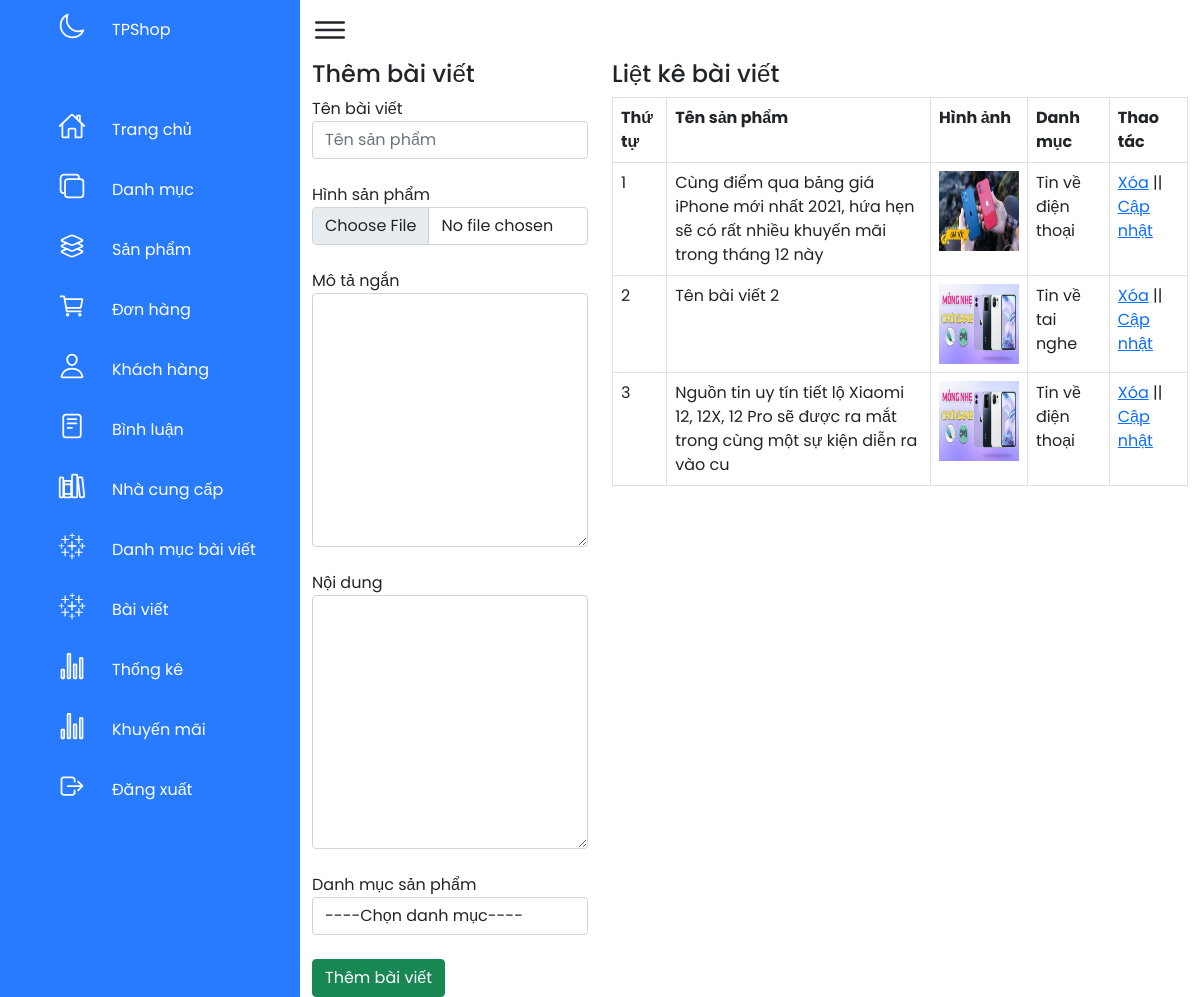
Page /admin/xulybaiviet.php on the committed database.
### tables this page shows
CREATE TABLE `baiviet` (
  `baiviet_id` int(11) NOT NULL,
  `tenbaiviet` varchar(100) NOT NULL,
  `tomtat` text NOT NULL,
  `noidung` text NOT NULL,
  `danhmuctin_id` int(11) NOT NULL,
  `baiviet_img` varchar(50) NOT NULL
);

CREATE TABLE `danhmuc_tintuc` (
  `danhmuctin_id` int(11) NOT NULL,
  `tendanhmuc` varchar(100) NOT NULL
);

### admin/xulybaiviet.php (the view, shortened to what this page needs)
<?php
include('../db/conn.php');
?>
<!DOCTYPE html>
<html lang="en">
<head>
    <link rel="stylesheet" href="../css/style_admin.css">
    <link href="https://cdn.jsdelivr.net/npm/bootstrap@5.1.3/dist/css/bootstrap.min.css" rel="stylesheet">
</head>
<body>
    <div class="container1">
        <?php
        include('menu.php');
        ?>
        <div class="main">
            <div class="toggle">
                <ion-icon name="menu-outline"></ion-icon>
            </div>
            <div class="container">
                <div class="row">
                    <?php
                    if (isset($_GET['quanly']) == 'capnhat') {
                        $id_capnhat = $_GET['capnhat_id'];
                        $sql_capnhat = mysqli_query($con, "SELECT * FROM baiviet where baiviet_id = '$id_capnhat'");
                        $row_capnhat = mysqli_fetch_array($sql_capnhat);
                        $id_category_1 = $row_capnhat['danhmuctin_id'];
                    ?>
                        <div class="col-md-4">
                            <h4>Cập nhật bài viết</h4>
                            <form action="" method="POST" enctype="multipart/form-data">
                                <label for="">Tên bài viết</label>
                                <input type="text" class="form-control" name="tenbaiviet" value="<?= $row_capnhat['tenbaiviet'] ?>"><br>
                                <input type="hidden" class="form-control" name="id_update" value="<?= $row_capnhat['baiviet_id'] ?>"><br>
                                <label for="">Hình sản phẩm</label>
                                <input type="file" class="form-control" name="hinhanh"><br>
                                <img src="../upload/<?= $row_capnhat['baiviet_img'] ?>" alt="" height="80" width="80"><br>
                                <label for="">Mô tả sản phẩm</label>
                                <textarea class="form-control" name="mota" id="ckeditor1" cols="30" rows="10">
                                <?= $row_capnhat['tomtat'] ?>
                            </textarea><Br>
                                <label for="">Chi tiết sản phẩm</label>
                                <textarea class="form-control" name="chitiet" id="ckeditor" cols="30" rows="10">
                                <?= $row_capnhat['noidung'] ?>
                            </textarea><br>
                                <label for="">Danh mục</label>
                                <?php
                                $sql_danhmuc = mysqli_query($con, "SELECT * FROM danhmuc_tintuc order by danhmuctin_id DESC");
                                ?>
                                <select name="danhmuc" id="" class="form-control">
                                    <option value="0">----Chọn danh mục----</option>
                                    <?php
                                    while ($row_danhmuc = mysqli_fetch_array($sql_danhmuc)) {
                                        if ($id_category_1 == $row_danhmuc['danhmuctin_id']) {
                                    ?>
                                            <option selected value="<?= $row_danhmuc['danhmuctin_id'] ?>"><?= $row_danhmuc['tendanhmuc'] ?></option>
                                        <?php
                                        } else {
                                        ?>
                                            <option value="<?= $row_danhmuc['danhmuctin_id'] ?>"><?= $row_danhmuc['tendanhmuc'] ?></option>
                                    <?php
                                        }
                                    }
                                    ?>
                                </select><br>
                                <input type="submit" name="capnhatbaiviet" value="Cập nhật bài viết" class="btn btn-success">
                            </form>
                        </div>
                    <?php
                    } else { ?>
                        <div class="col-md-4">
                            <h4>Thêm bài viết</h4>
                            <form action="" method="POST" enctype="multipart/form-data">
                                <label for="">Tên bài viết</label>
                                <input type="text" class="form-control" name="tenbaiviet" placeholder="Tên sản phẩm"><br>
                                <label for="">Hình sản phẩm</label>
                                <input type="file" class="form-control" name="hinhanh"><br>
                                <label for="">Mô tả ngắn</label>
                                <textarea class="form-control" name="mota" id="ckeditor1" cols="30" rows="10"></textarea><Br>
                                <label for="">Nội dung</label>
                                <textarea class="form-control" name="chitiet" id="ckeditor" cols="30" rows="10"></textarea><br>
                                <label for="">Danh mục sản phẩm</label>
                                <select name="danhmuc" id="" class="form-control">
                                    <option value="0">----Chọn danh mục----</option>
                                </select><br>
                                <input type="submit" name="thembaiviet" value="Thêm bài viết" class="btn btn-success">
                            </form>
                        </div>
                    <?php
                    }
                    ?>
                    <div class="col-md-8">
                        <h4>Liệt kê bài viết</h4>
                        <?php
                        $sql_select_bv = mysqli_query($con, "SELECT * FROM baiviet,danhmuc_tintuc
                            where baiviet.danhmuctin_id = danhmuc_tintuc.danhmuctin_id
                                order by baiviet.baiviet_id DESC");
                        ?>
                        <table class="table  table-bordered ">
                            <tr>
                                <th>Thứ tự</th>
                                <th>Tên sản phẩm</th>
                                <th>Hình ảnh</th>
                                <th>Danh mục</th>
                                <th>Thao tác</th>
                            </tr>
                            <?php
                            $i = 0;
                            while ($row_baiviet = mysqli_fetch_array($sql_select_bv)) {
                                $i++;
                            ?>
                                <tr>
                                    <td><?= $i ?></td>
                                    <td><?= $row_baiviet['tenbaiviet'] ?></td>
                                    <td><img src="../upload/<?= $row_baiviet['baiviet_img'] ?>" alt="" height="80" width="80"></td>
                                    <td><?= $row_baiviet['tendanhmuc'] ?></td>
                                    <td><a href="?xoa=<?php echo $row_baiviet['baiviet_id'] ?>" onclick="return confirm('bạn có chắc muốn xóa bài viết này không')">Xóa</a>
                                        || <a href="xulybaiviet.php?quanly=capnhat&capnhat_id=<?php echo $row_baiviet['baiviet_id'] ?>">Cập nhật</a>
                                    </td>
                                </tr>
                            <?php
                            }
                            ?>
                        </table>
                    </div>
                </div>
            </div>
        </div>
    </div>
</body>
</html>

### css/style_admin.css (style rules this page uses)
* { margin: 0; padding: 0; box-sizing: border-box; font-family: 'Poppins', sans-serif; }
:root { --blue: #287bff; --white: #fff; --grey: #f5f5f5; --black1: #222; --black2: #999; }
body { min-width: 100vh; overflow-x: hidden; }
.container1 { position: relative; width: 100%; }
.main { position: absolute; width: calc(100% - 300px); left: 300px; min-height: 100vh; background:var(--white); transition: 0.5s; }
.toggle { position: relative; width: 60px; height: 60px; display: flex; justify-content: center; align-items: center; font-size: 2.5em; cursor: pointer; }
.btn { position: relative; padding: 5px 10px; background: var(--blue); text-decoration: none; color: var(--white); border-radius: 6px; }

### rows in the picture
baiviet: tenbaiviet "Cùng điểm qua bảng giá iPhone mới nhất 2021, hứa hẹn sẽ có rất nhiều khuyến mãi trong tháng 12 này", baiviet_img (picture), danhmuctin.tendanhmuc "Tin về điện thoại"
baiviet: tenbaiviet "Tên bài viết 2", baiviet_img (picture), danhmuctin.tendanhmuc "Tin về tai nghe"
baiviet: tenbaiviet "Nguồn tin uy tín tiết lộ Xiaomi 12, 12X, 12 Pro sẽ được ra mắt trong cùng một sự kiện diễn ra vào cu", baiviet_img (picture), danhmuctin.tendanhmuc "Tin về điện thoại"
